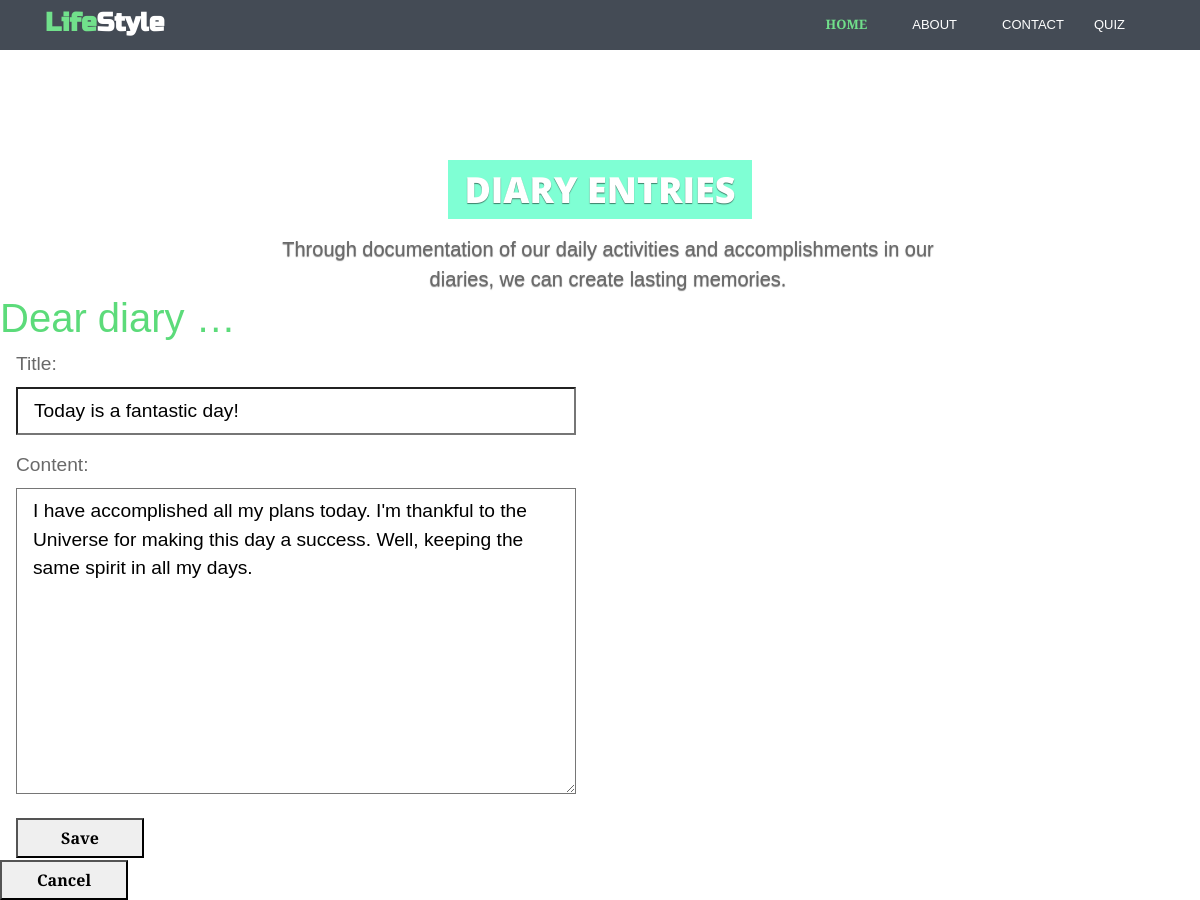
The page /entry/11/update (signed in) on the database its author committed.
### entries/models.py (models this page shows, shortened)
class Entry(models.Model):
    title = models.CharField(max_length=200)
    content = models.TextField()
    date_created = models.DateTimeField(default=timezone.now)
    class Meta:
        verbose_name_plural = "Entries"

### entries/views.py (the view, shortened to what this page needs)
# urls.py: path("entry/<int:pk>/update", views.EntryUpdateView.as_view(), name="entry-update"),
class EntryUpdateView(LockedView, SuccessMessageMixin, UpdateView):
    model = Entry
    fields = ["title", "content"]
    success_message = "Your entry was updated!"

### entries/templates/entries/entry_form.html (shortened to what this page needs)
{% extends "entries/base.html" %}
{% block content %}
    <form method="post">
        {{ form.as_p }}
        <input type="submit" value="Save">
    </form>
    {% if entry %}
        <a href="{% url 'entry-detail' entry.id %}">
            <button>Cancel</button>
        </a>
    {% else %}
        <a href="{% url 'entry-list' %}">
            <button>Cancel</button>
        </a>
    {% endif %}
{% endblock %}

### entries/static/css/diary.css (style rules this page uses)
* { box-sizing: border-box; }
body { font-family: sans-serif; font-size: 18px; }
a { color: inherit; }
p { font-size: 1.2em; padding-left: 1rem; line-height: 1.3em; max-width: 36rem; color: dimgray; }
label { display: block; }
button, textarea, input { font-size: inherit; min-height: 2.5em; padding: 0 1rem; }
input[type="text"], textarea { width: 100%; }
textarea { padding: 0.5rem 1rem; font-family: sans-serif; }
button, input[type="submit"] { margin: 0 1rem 2px 1rem; cursor: pointer; font-weight: bold; min-width: 8rem; }

### entries/static/css/theme-2.css (style rules this page uses)
body { font-family:'Merriweather Sans', arial, sans-serif;color:#666;font-size:16px;-webkit-font-smoothing:antialiased;-moz-osx-font-smoothing:grayscale }
p { margin-bottom:16px;line-height:1.5 }
a { color:#5cdb7a;-webkit-transition:all 0.4s ease-in-out;-moz-transition:all 0.4s ease-in-out;-ms-transition:all 0.4s ease-in-out;-o-transition:all 0.4s ease-in-out }
input[type="text"],input[type="email"],input[type="password"],input[type="submit"],input[type="button"],textarea,select { appearance:none;-webkit-appearance:none }

### rows shown on the page
Entry: title "Today is a fantastic day!", content "I have accomplished all my plans today. I'm thankful to the Universe for making this day a success. Well, keeping the same spirit in all my days."
